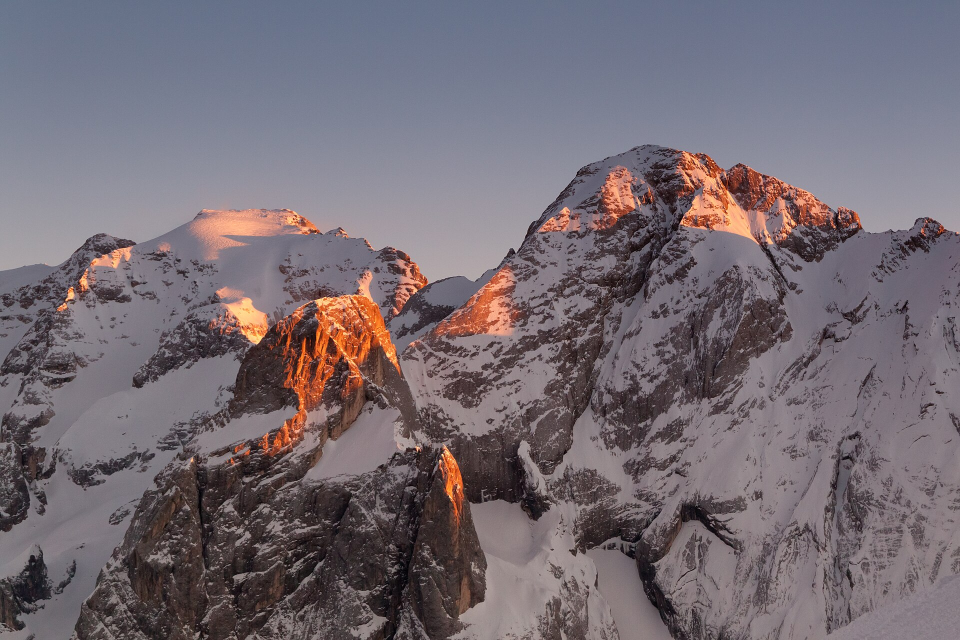
#> input picture design/photos/marmolada-sunset-1920.jpg, 1920 x 1280 px, given in place of marm_mountains.png, which was not available (shown at 1/2 size)
$ python render2.py
#> lines starting #> are read from the running program, lines starting #| are printed output that depends on the picture
import cv2, numpy as np
m = cv2.imread('marm_mountains.png', cv2.IMREAD_UNCHANGED).astype(np.float32)/255
h,w = m.shape[:2]
#> h = 1280; w = 1920
c = cv2.resize(cv2.imread('clouds.png',0),(w,h),interpolation=cv2.INTER_CUBIC).astype(np.float32)/255
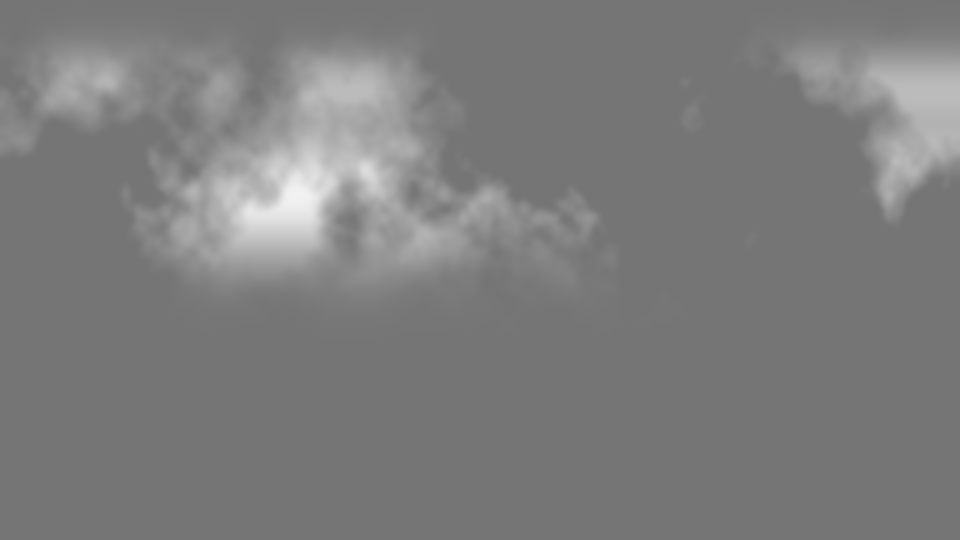
#> input picture design/clouds.png, 960 x 540 px
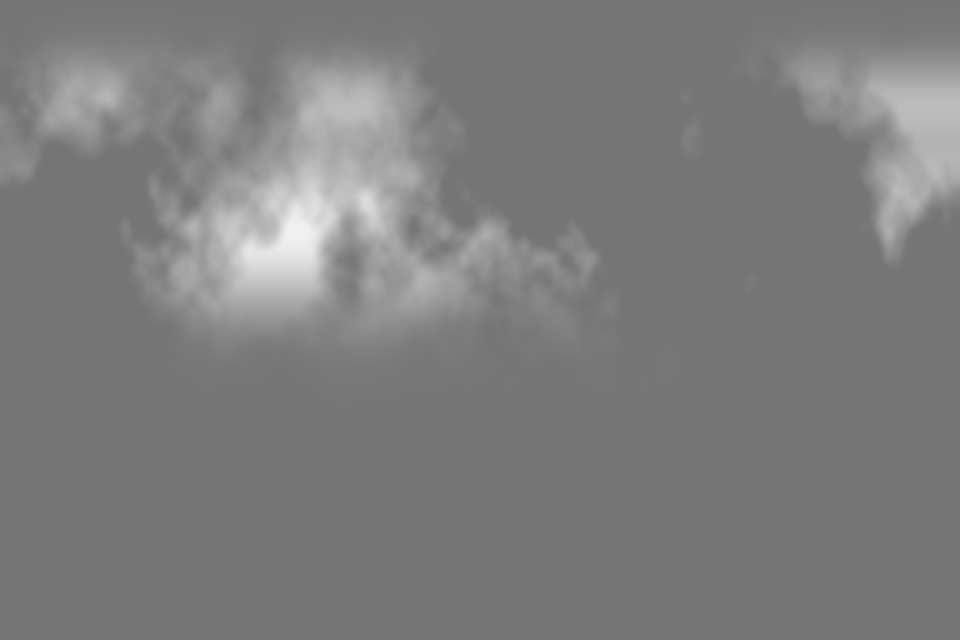
#> c: shape (1280, 1920) float32 (shown at 1/2 size); min 0.459, max 0.945, mean 0.49
gl = cv2.resize(cv2.imread('glow.png',0),(w,h),interpolation=cv2.INTER_CUBIC).astype(np.float32)/255
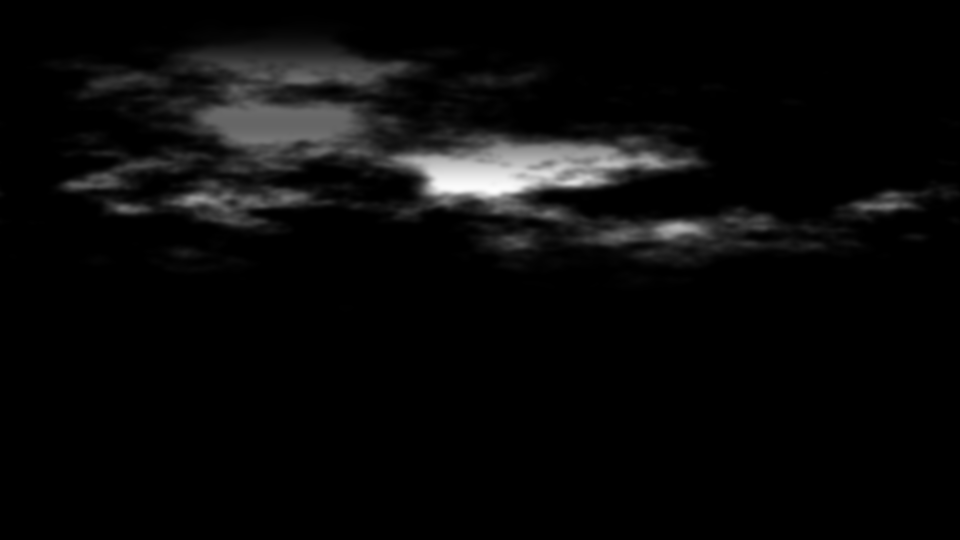
#> input picture design/glow.png, 960 x 540 px
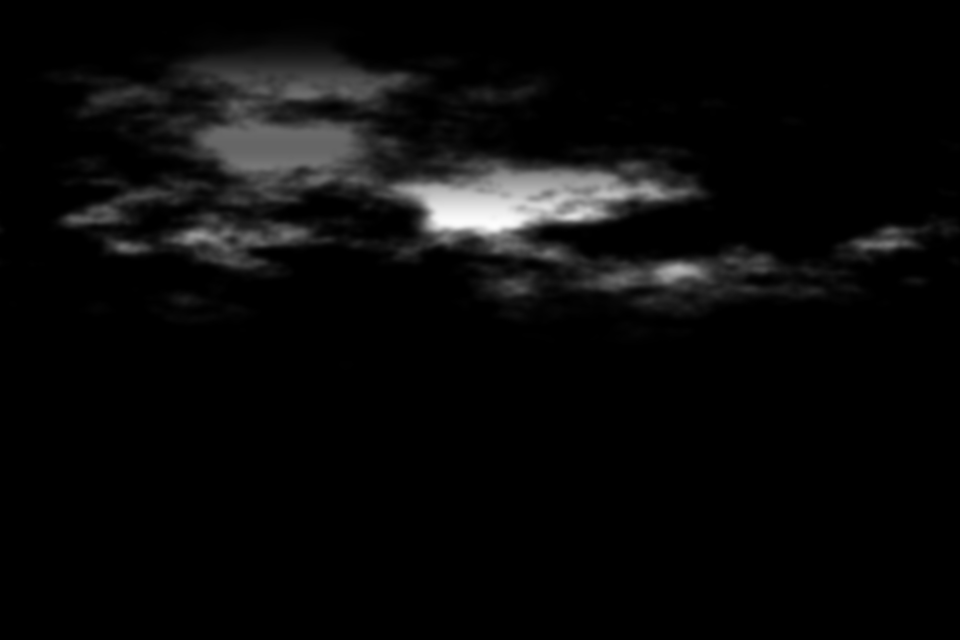
#> gl: shape (1280, 1920) float32 (shown at 1/2 size); min 0, max 0.992, mean 0.0381
def hx(s): s=s.lstrip('#'); return np.array([int(s[4:6],16),int(s[2:4],16),int(s[0:2],16)],np.float32)/255
def lin(stops):
    yy=np.linspace(0,1,h)[:,None]; out=np.zeros((h,1,3),np.float32)
    for (p0,c0),(p1,c1) in zip(stops,stops[1:]):
        t=np.clip((yy-p0)/(p1-p0+1e-6),0,1)[...,None]; sel=((yy>=p0)&(yy<=p1))[...,None]; out=np.where(sel,c0*(1-t)+c1*t,out)
    return np.repeat(out,w,1)
def ov(b,s): return np.where(b<.5,2*b*s,1-2*(1-b)*(1-s))
def render(p):
    s1,s2,s3,s4,hl,rim=[hx(x) for x in p]
    sky=lin([(0,s1),(.16,s2),(.32,s3),(.46,s4),(1,s4)])
    yy,xx=np.mgrid[0:h,0:w]; d=np.sqrt(((xx/w-.62)/.42)**2+((yy/h-.44)/.2)**2); g=np.clip(1-d,0,1)[...,None]**1.5
    sky=sky*(1-g)+s4*g
    sky=sky*.12+ov(sky,c[...,None])*.88
    ga=gl[...,None]*.75; sky=sky*(1-ga)+(1-(1-sky)*(1-hl))*ga
#> (the run stopped early here; a loop or call above may not have finished)
